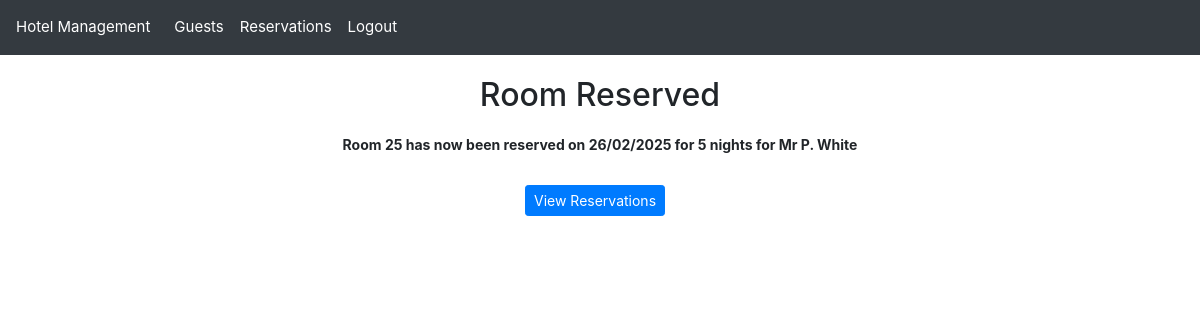
Page /reservation/4/confirmed (signed in) on the committed database.
### hotel_app/models.py (models this page shows, shortened)
class Reservation(models.Model):
    STATUS_CHOICES = [
        ("RE", "Reserved"),
        ("IN", "Checked In"),
        ("OT", "Checked Out"),
    ]
    reservation_id = models.AutoField(primary_key=True)
    guest = models.ForeignKey(Guest, null=True, on_delete=models.SET_NULL, related_name="reservations")
    room_number = models.ForeignKey(Room, null=True, on_delete=models.SET_NULL, related_name="reservations")
    reservation_date_time = models.DateTimeField()
    price = models.DecimalField(max_digits=6, decimal_places=2)
    amount_paid = models.DecimalField(max_digits=6, decimal_places=2)
    number_of_guests = models.PositiveSmallIntegerField()
    start_of_stay = models.DateField()
    length_of_stay = models.PositiveSmallIntegerField()
    status_code = models.CharField(max_length=2, choices=STATUS_CHOICES)
    notes = models.TextField(max_length=500, blank=True, null=True)

class Room(models.Model):
    room_number = models.IntegerField(primary_key=True, unique=True)
    room_type = models.ForeignKey(RoomType, null=True, on_delete=models.SET_NULL, related_name="rooms")
    def __str__(self):
        return f"{self.room_number}"

class Guest(models.Model):
    guest_id = models.AutoField(primary_key=True)
    title = models.CharField(max_length=10)
    first_name = models.CharField(max_length=50)
    last_name =  models.CharField(max_length=50)
    phone_number = models.CharField(max_length=11)
    email = models.EmailField(max_length=320)
    address_line1 = models.CharField(max_length=80)
    address_line2 = models.CharField(max_length=80, blank=True, null=True)
    city = models.CharField(max_length=80)
    county = models.CharField(max_length=80)
    postcode = models.CharField(max_length=8)
    @property
    def display_name(self):
        return f"{self.title} {self.first_name[0]}. {self.last_name}"

### hotel_app/views.py (the view)
# urls.py: path('reservation/<int:reservation_id>/confirmed', views.reservation_confirmed_view, name="reservation_confirmed"), # Show Reservation Confirmation
@login_required
def reservation_confirmed_view(request, reservation_id):
    reservation = Reservation.objects.get(reservation_id=reservation_id)
    return render(request, 'reservation_confirmed.html', {'reservation':reservation})

### hotel_app/templatetags/custom_filters.py (called while the page is built)
@register.filter(name='is_in_group')
def is_in_group(user, group_name):
    return user.groups.filter(name=group_name).exists()

### hotel_app/templates/reservation_confirmed.html (shortened to what this page needs)
{% extends "base.html" %}
{% block content %}
  <h2 class="confirm-header">Room Reserved</h2>
  <p class="confirm-context">Room {{ reservation.room_number }} has now been reserved on {{ reservation.start_of_stay|date:"d/m/Y" }} for {{ reservation.length_of_stay }} nights for {{ reservation.guest.display_name }}</p>
  <form  method="post" class="text-center">
    <div class="button-group">
      <a href="{% url 'reservation_list' %}" class="btn btn-primary btn-sm" role="button">View Reservations</a>
    </div>
  </form>
{% endblock content %}

### static/css/styles.css (style rules this page uses)
body { padding-top: 56px; font-size: 14px; }
.confirm-header { text-align: center; margin-bottom: 20px; }
.confirm-context { font-weight: bold; text-align: center; margin-bottom: 30px; }
.button-group a, button { margin-right: 10px; }

### rows in the picture
Reservation: room_number "25", start_of_stay "26/02/2025", length_of_stay "5", guest.display_name "Mr P. White"
